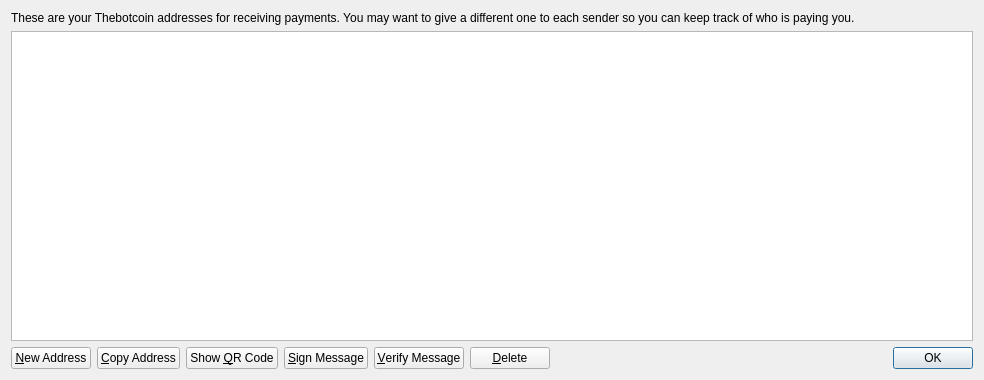
<?xml version="1.0" encoding="UTF-8"?>
<ui version="4.0">
 <class>AddressBookPage</class>
 <widget class="QWidget" name="AddressBookPage">
  <property name="geometry">
   <rect>
    <x>0</x>
    <y>0</y>
    <width>984</width>
    <height>380</height>
   </rect>
  </property>
  <property name="windowTitle">
   <string>Address Book</string>
  </property>
  
  <layout class="QVBoxLayout" name="verticalLayout">
   <item>
    <widget class="QLabel" name="labelExplanation">
     
     <property name="text">
      <string>These are your Thebotcoin addresses for receiving payments. You may want to give a different one to each sender so you can keep track of who is paying you.</string>
     </property>
     <property name="textFormat">
      <enum>Qt::PlainText</enum>
     </property>
     <property name="wordWrap">
      <bool>true</bool>
     </property>
    </widget>
   </item>
   <item>
    <widget class="QTableView" name="tableView">
     <property name="contextMenuPolicy">
      <enum>Qt::CustomContextMenu</enum>
     </property>
     <property name="toolTip">
      <string>Double-click to edit address or label</string>
     </property>
     <property name="tabKeyNavigation">
      <bool>false</bool>
     </property>
     <property name="alternatingRowColors">
      <bool>true</bool>
     </property>
     <property name="selectionMode">
      <enum>QAbstractItemView::SingleSelection</enum>
     </property>
     <property name="selectionBehavior">
      <enum>QAbstractItemView::SelectRows</enum>
     </property>
     <property name="sortingEnabled">
      <bool>true</bool>
     </property>
     <attribute name="verticalHeaderVisible">
      <bool>false</bool>
     </attribute>
    </widget>
   </item>
   <item>
    <layout class="QHBoxLayout" name="horizontalLayout">
     <item>
      <widget class="QPushButton" name="newAddressButton">
       <property name="toolTip">
        <string>Create a new address</string>
       </property>
      
       <property name="text">
        <string>&amp;New Address</string>
       </property>
       <property name="icon">
        <iconset resource="../bitcoin.qrc">
         <normaloff>:/icons/add</normaloff>:/icons/add</iconset>
       </property>
      </widget>
     </item>
     <item>
      <widget class="QPushButton" name="copyToClipboard">
       <property name="toolTip">
        <string>Copy the currently selected address to the system clipboard</string>
       </property>
       <property name="text">
        <string>&amp;Copy Address</string>
       </property>
       <property name="icon">
        <iconset resource="../bitcoin.qrc">
         <normaloff>:/icons/editcopy</normaloff>:/icons/editcopy</iconset>
       </property>
      </widget>
     </item>
     <item>
      <widget class="QPushButton" name="showQRCode">
       <property name="text">
        <string>Show &amp;QR Code</string>
       </property>
       <property name="icon">
        <iconset resource="../bitcoin.qrc">
         <normaloff>:/icons/qrcode</normaloff>:/icons/qrcode</iconset>
       </property>
      </widget>
     </item>
     <item>
      <widget class="QPushButton" name="signMessage">
       <property name="toolTip">
        <string>Sign a message to prove you own a Bitcoin address</string>
       </property>
       <property name="text">
        <string>&amp;Sign Message</string>
       </property>
       <property name="icon">
        <iconset resource="../bitcoin.qrc">
         <normaloff>:/icons/edit</normaloff>:/icons/edit</iconset>
       </property>
      </widget>
     </item>
     <item>
      <widget class="QPushButton" name="verifyMessage">
       <property name="toolTip">
        <string>Verify a message to ensure it was signed with a specified Bitcoin address</string>
       </property>
       <property name="text">
        <string>&amp;Verify Message</string>
       </property>
       <property name="icon">
        <iconset resource="../bitcoin.qrc">
         <normaloff>:/icons/transaction_0</normaloff>:/icons/transaction_0</iconset>
       </property>
      </widget>
     </item>
     <item>
      <widget class="QPushButton" name="deleteButton">
       <property name="toolTip">
        <string>Delete the currently selected address from the list. Only sending addresses can be deleted.</string>
       </property>
       <property name="text">
        <string>&amp;Delete</string>
       </property>
       <property name="icon">
        <iconset resource="../bitcoin.qrc">
         <normaloff>:/icons/remove</normaloff>:/icons/remove</iconset>
       </property>
      </widget>
     </item>
     <item>
      <spacer name="horizontalSpacer">
       <property name="orientation">
        <enum>Qt::Horizontal</enum>
       </property>
       <property name="sizeHint" stdset="0">
        <size>
         <width>40</width>
         <height>20</height>
        </size>
       </property>
      </spacer>
     </item>
     <item>
      <widget class="QDialogButtonBox" name="buttonBox">
       <property name="sizePolicy">
        <sizepolicy hsizetype="Maximum" vsizetype="Fixed">
         <horstretch>0</horstretch>
         <verstretch>0</verstretch>
        </sizepolicy>
       </property>
       <property name="standardButtons">
        <set>QDialogButtonBox::Ok</set>
       </property>
      </widget>
     </item>
    </layout>
   </item>
  </layout>
 </widget>
 <resources>
  <include location="../bitcoin.qrc"/>
 </resources>
 <connections/>
</ui>
